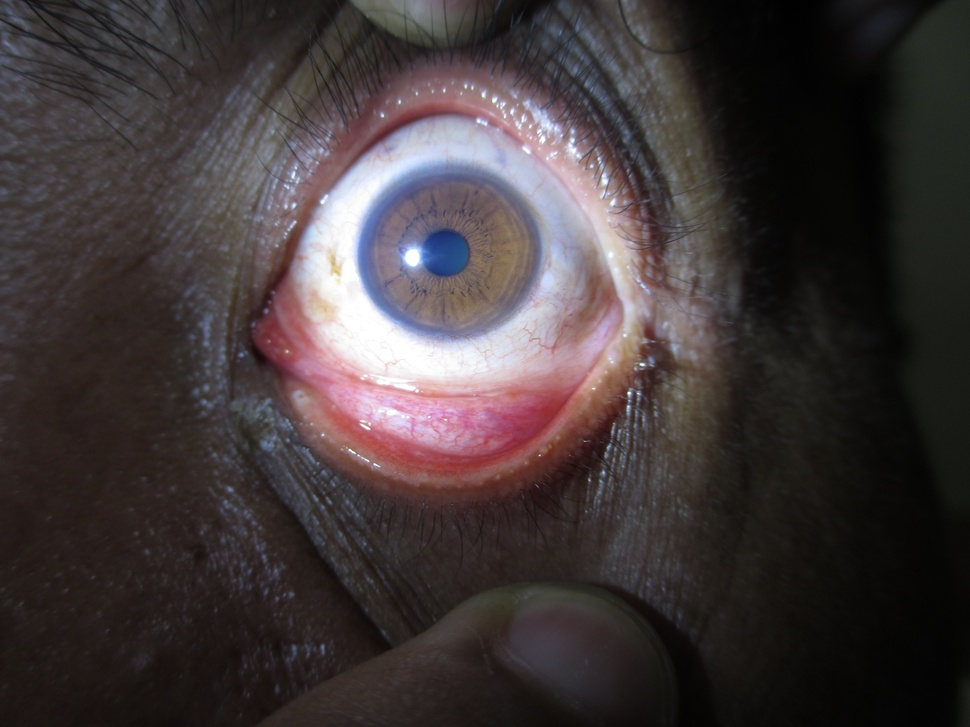
#> input picture Dataset/Normal/1.JPG, 970 x 727 px, shrunk from 4000 x 3000 before the run, given as the content of the folder ./Dataset/tinggi, which was not available
$ jupyter execute crop.ipynb
#> lines starting #> are read from the running program, lines starting #| are printed output that depends on the picture; after the words box and inside, x2 and y2 are one past the last pixel; in counts of white or black regions, pixels touching at a corner belong together; pictures that were not available may be replaced by others from this repository, and a replacement may not be noted
#> further down, img is the input picture: shape (727, 970, 3); mean B, G, R 57.9, 56.9, 65.4
[cell 1]
import os
import cv2
import numpy as np
import math

def adjust_gamma(image, gamma=1.0):
#> called with gamma = 0.05
    invGamma = 1.0 / gamma
    table = np.array([((i / 255.0) ** invGamma) * 255
    for i in np.arange(0, 256)]).astype("uint8")

    return cv2.LUT(image, table)
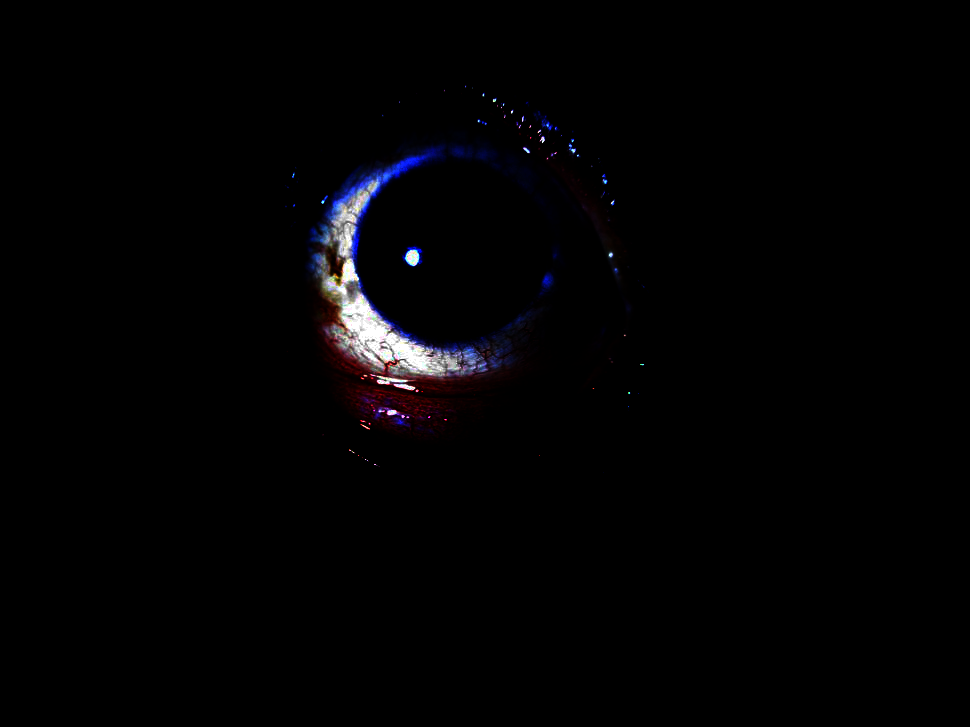
#> returned value: shape (727, 970, 3); mean of channels 0, 1, 2 3.5, 2.6, 3; drawn as B, G, R

def houghTransform(img) :
    img_pure = img.copy()
    img_test = img.copy()
    img_result = img.copy()

    gamma = 0.05                              # change the value here to get different result
    gamma_img = adjust_gamma(img_test, gamma=gamma)

    img_test = cv2.GaussianBlur(img_test, (7,7), 1)
    img_test = cv2.cvtColor(img_test, cv2.COLOR_BGR2GRAY)
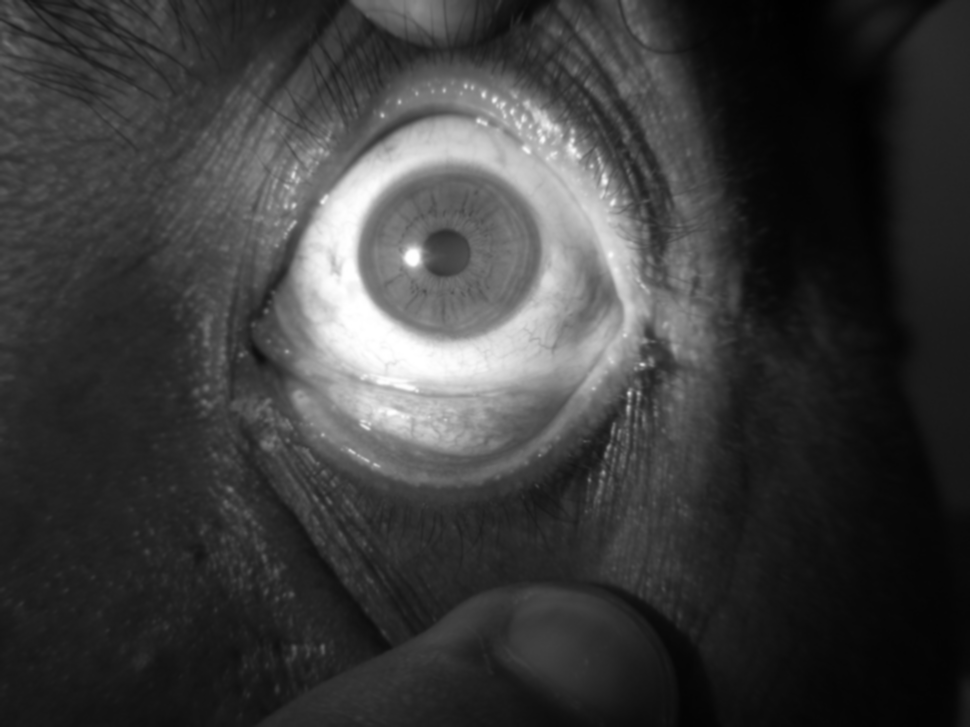
#> img_test: shape (727, 970); min 1, max 255, mean 59.6

    gamma_img = cv2.cvtColor(gamma_img, cv2.COLOR_BGR2GRAY)
    _, otsu_img = cv2.threshold(gamma_img, 250, 255, cv2.THRESH_OTSU)
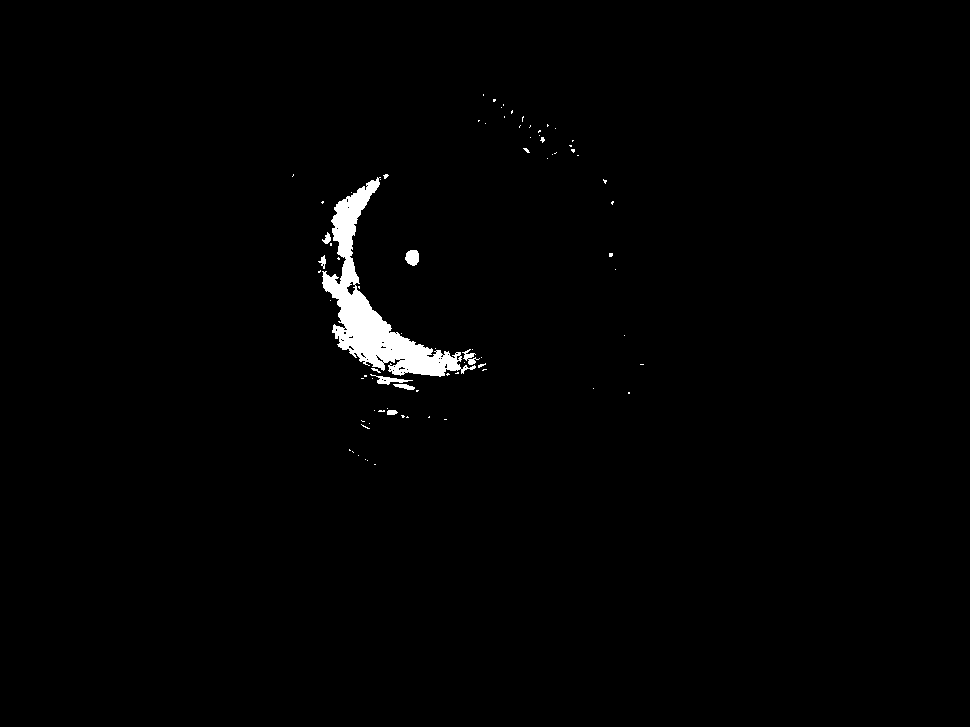
#> otsu_img: shape (727, 970); 1.2% white; 81 white regions (72 under 20 px), largest, box (x1, y1, x2, y2) and area: (322, 177, 476, 377) 7237, (405, 250, 419, 266) 177, (370, 374, 413, 385) 163
    img_test = cv2.Canny(img_test, 20, 25, apertureSize=3)
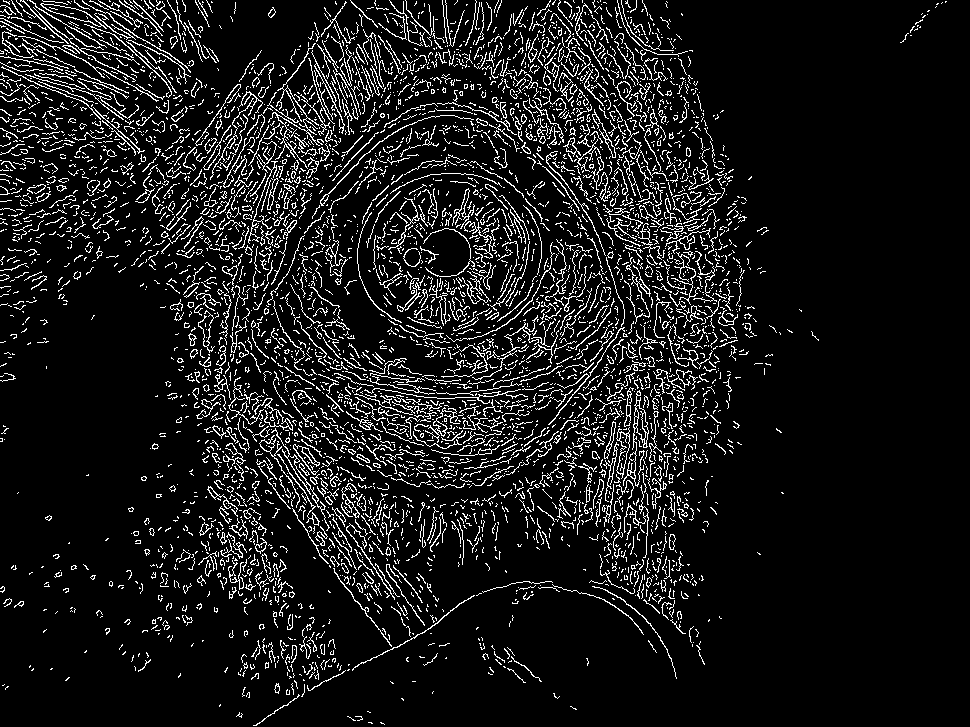
#> img_test: shape (727, 970); 9.6% white in thin lines or dots

    pixels = np.argwhere(otsu_img == 255)
#> pixels = 8280 pairs, first value 94 to 464, second value 292 to 643
    i = 0
    x_max = 0
    x_min = 0
    y_max = 0
    y_min = 0
    for pixel in pixels :
        if i == 0 :
            y_max = pixel[0]
            y_min = pixel[0]
            x_max = pixel[1]
            x_min = pixel[1]
        i = i + 1;
        if x_max < pixel[1] :
            x_max = pixel[1]

        if x_min > pixel[1] :
            x_min = pixel[1]

        if y_max < pixel[0] :
            y_max = pixel[0]

        if y_min > pixel[0] :
            y_min = pixel[0]
#> this loop made 8280 passes
#> (y_max, y_min, x_max, x_min) on pass 1: (94, 94, 483, 483)
#> (pixel, x_max, y_max) on passes 3, 11, 14, 33, 43: ([99, 493], 493, 99), ([104, 503], 503, 104), ([110, 512], 512, 110), ([124, 547], 547, 124), ([128, 555], 555, 128)
#> after the loop, i = 8280

    center_x = int(x_min + (x_max - x_min) / 2)
#> center_x = 467
    center_y = int(y_min + (y_max - y_min) / 2)
#> center_y = 279

    eye_center = [center_x, center_y]
#> eye_center = [467, 279]

    param1 = 90
    param2 = 800
    maxRadius = 560
    minRadius = 250

    hough_circle = cv2.HoughCircles(img_test, cv2.HOUGH_GRADIENT, 4, 800, param1=param1, param2=param2, minRadius=minRadius, maxRadius=maxRadius)
#> hough_circle = [[330, 354, 320.4]]

    i = 0
    choosen_x = 0
    choosen_y = 0
    choosen_radius = 0

    if hough_circle is not None :
        hough_circle = np.round(hough_circle[0, :]).astype("int")
#> hough_circle = [[330, 354, 320]]
        for (x, y, radius) in hough_circle :
            i = i + 1
            if i == 1 :
                choosen_x = x
                choosen_y = y
                choosen_radius = radius

            distance_a  = math.sqrt((choosen_x - eye_center[0]) * (choosen_x - eye_center[0]) + (choosen_y - eye_center[1]) * (choosen_y - eye_center[1]))
            distance_b  = math.sqrt((x - eye_center[0]) * (x - eye_center[0]) + (y - eye_center[1]) * (y - eye_center[1]))

            if distance_a > distance_b :
                choosen_x = x
                choosen_y = y
                choosen_radius = radius
#> this loop made 1 pass
#> (x, y, radius, i, choosen_x, choosen_y, choosen_radius, distance_a) on pass 1: (330, 354, 320, 1, 330, 354, 320, 156.2)
#> after the loop, i = 1

    new_radius = int(choosen_radius * 0.7)
#> new_radius = 224
    padding = 280
    image = img_pure[choosen_y - choosen_radius - padding:choosen_y + choosen_radius + padding, choosen_x - choosen_radius - padding:choosen_x + choosen_radius + padding]
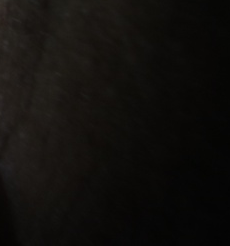
#> image: shape (246, 230, 3); mean B, G, R 12.5, 15, 16.9
    #image = img_test
    height = int(choosen_radius - new_radius)
#> height = 96
    width = int(choosen_radius * 2 * np.pi)
#> width = 2010
    r_in = new_radius
#> r_in = 224
    r_out = radius
#> r_out = 320

    thetas = np.arange(0, 2 * np.pi, 2 * np.pi / width)  # Theta values
#> thetas = 2010 values from 0 to 6.28
    #r_out = r_in + r_out
    # Create empty flatten image
    flat = np.zeros((height,width, 3), np.uint8)
    circle_x = int(image.shape[0] / 2)
#> circle_x = 123
    circle_y = int(image.shape[1] / 2)
#> circle_y = 115

    return image
    """for i in range(width):
        for j in range(height):
            theta = thetas[i]  # value of theta coordinate
            r_pro = j / height  # value of r coordinate(normalized)

            # get coordinate of boundaries
            Xi = circle_x + r_in * np.cos(theta)
            Yi = circle_y + r_in * np.sin(theta)

            Xo = circle_x + r_out * np.cos(theta)
            Yo = circle_y + r_out * np.sin(theta)

            # the matched cartesian coordinates for the polar coordinates
            Xc = (1 - r_pro) * Xi + r_pro * Xo
            Yc = (1 - r_pro) * Yi + r_pro * Yo

            if Xc >= image.shape[0] :
                Xc = image.shape[1] - 1

            if Yc >= image.shape[1] :
                Yc = image.shape[1] - 1
            #print(i)
            #print(j)
            color = image[int(Xc)][int(Yc)]  # color of the pixel
            flat[j][i] = color
     """
    # [6 lines of commented-out code are left out]

[cell 2]
labels = ["tinggi", "sedang", "normal"]
direktori = "./Dataset/"
list_img = {}
result = []

for label in labels :
    dummy_images = []
    for count, data in enumerate(os.listdir(direktori + label)) :
        img = cv2.imread(direktori + label + "/" + data)
        cv2.imwrite("./Cropped/" + label +"/" + data, houghTransform(img))
        #result.append(label + "," + str(houghTransform(img)))
        #dummy_images.append(data)
    list_img[label] = dummy_images
#> pass 2 of the loop `for label in labels :`:
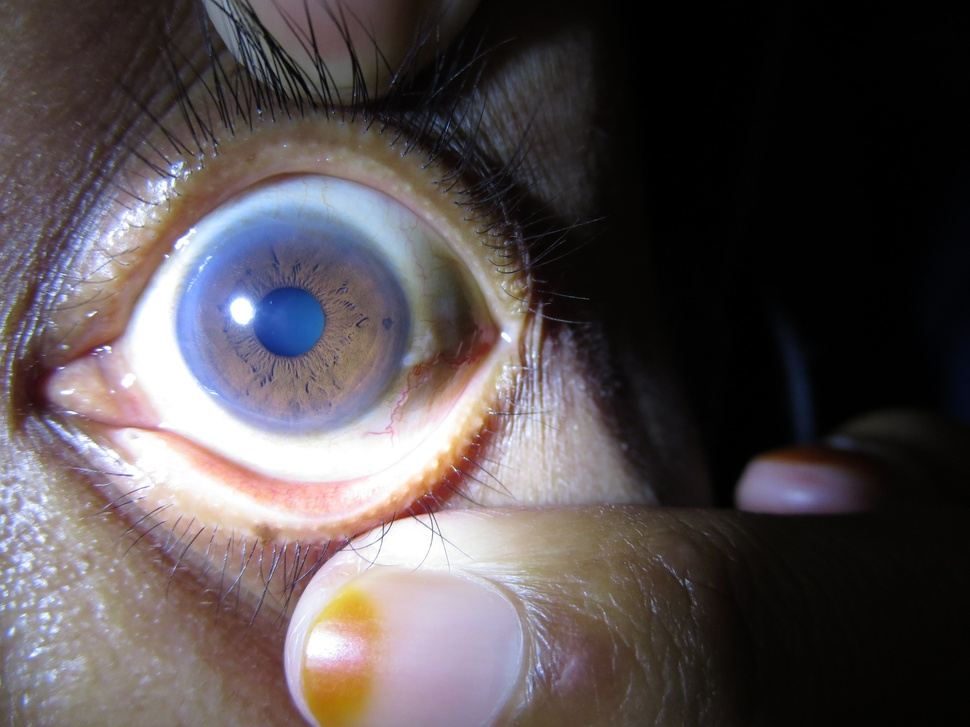
#> input picture Dataset/Sedang/1.JPG, 970 x 727 px, shrunk from 4000 x 3000 before the run, found by its file name
#> img is the input picture: shape (727, 970, 3); mean B, G, R 79.9, 77.9, 85.6
#> in houghTransform (call 2), `_, otsu_img = cv2.threshold(gamma_img, 250, 255, cv2.THRESH_OTSU)`:
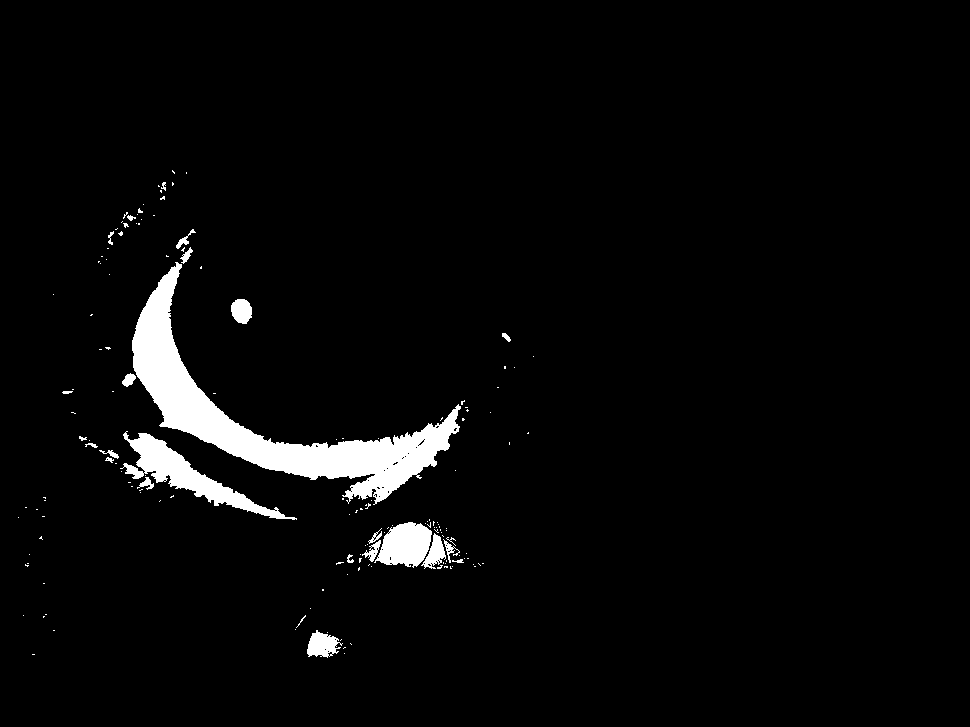
#> otsu_img: shape (727, 970); 3.5% white; 161 white regions (135 under 20 px), largest, box (x1, y1, x2, y2) and area: (132, 262, 461, 505) 16014, (120, 431, 297, 520) 3617, (374, 522, 432, 568) 1806
#> pixels = 24492 pairs, first value 170 to 657, second value 18 to 533
#> the loop in houghTransform (call 2), `for pixel in pixels :` made 24492 passes
#> (y_max, y_min, x_max, x_min) on pass 1: (170, 170, 172, 172)
#> after the loop in houghTransform (call 2), `for pixel in pixels :`: i = 24492
#> center_x = 275
#> center_y = 413
#> eye_center = [275, 413]
#> in houghTransform (call 2), `hough_circle = cv2.HoughCircles(img_test, cv2.HOUGH_GRADIENT, 4, 800, ..`: hough_circle = [[278, 342, 258.4]]
#> in houghTransform (call 2), `hough_circle = np.round(hough_circle[0, :]).astype("int")`: hough_circle = [[278, 342, 258]]
#> the loop in houghTransform (call 2), `for (x, y, radius) in hough_circle :` made 1 pass
#> (x, y, radius, i, choosen_x, choosen_y, choosen_radius, distance_a) on pass 1: (278, 342, 258, 1, 278, 342, 258, 71.06)
#> after the loop in houghTransform (call 2), `for (x, y, radius) in hough_circle :`: i = 1
#> new_radius = 180
#> in houghTransform (call 2), `image = img_pure[choosen_y - choosen_radius - padding:choosen_y + choo..`:
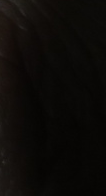
#> image: shape (196, 106, 3); mean B, G, R 7.9, 10.4, 12.6
#> height = 78
#> width = 1621
#> r_in = 180
#> r_out = 258

print(result)
"""f = open("result.csv", "w+")
f.write("label,value\n")
for r in result :
    f.write(r + "\n")
f.close()"""
